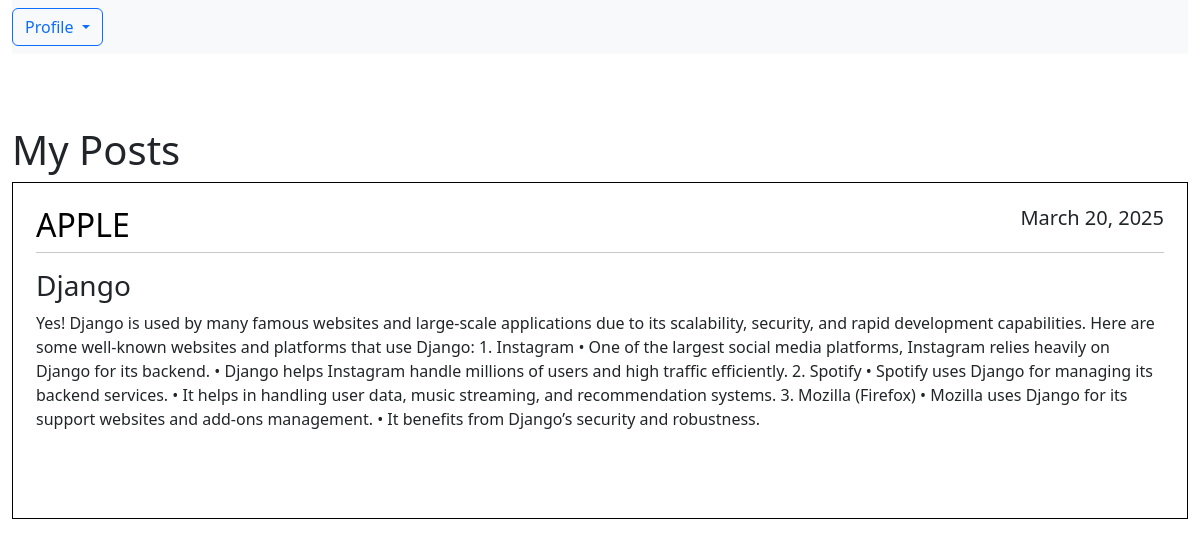
The page /mypost/ (signed in) on the database its author committed.
### blog/models.py (models this page shows, shortened)
class Posts(models.Model):
    title = models.CharField(max_length=100)
    content = models.TextField()
    date_posted = models.DateTimeField(default=timezone.now)
    author = models.ForeignKey(User,on_delete=models.CASCADE)

### blog/views.py (the view)
# urls.py: path('mypost/',views.myPost,name="mypost"),
def myPost(request):
    posts = Posts.objects.filter(author = request.user)
    context = {'posts':posts}
    return render(request,'blog/mypost.html',context)

### blog/templates/blog/mypost.html (shortened to what this page needs)
{% extends "blog/base.html" %}
{% block content %}
{% load static %}
<div class="container custom-container">
    <nav class="navbar navbar-expand-lg navbar-light bg-light w-100" >
        <div class="collapse navbar-collapse" id="navbarSupportedContent">
            <form class="form-inline my-2 my-lg-0">
                <div class="dropdown">
                    <button class="btn btn-outline-primary dropdown-toggle" type="button" id="dropdownMenuButton" data-bs-toggle="dropdown" aria-haspopup="true" aria-expanded="false">
                      Profile
                    </button>
                  </div>
            </form>
        </nav>
    </div>
    <br><br>
    <br>
    <div class="container custom-container" style="max-width: 1350px; ">
        <h1>My Posts </h1>
        {% for post in posts %}
        <article class="media content-section">
            <div class="media-body" style="border: 1px solid black; padding: 23px; margin-bottom: 10px;">
                <div class="article-metadata">
                    <h2 class="text-uppercase" style="text-align:left;float:left; color: #000000;">{{ post.author }}</h2>
                    <h5 style="text-align:right;float:right;">{{ post.date_posted|date:"F d, Y" }}</h5>
                    <hr style="clear:both;" />
                </div>
                <h3>{{ post.title }}</h3>
                <p class="article-content">{{ post.content }}</p>
                <br><br>
            </div>
        </article>
        {% endfor %}
    </div>
    {% endblock %}

### blog/templates/blog/base.html (style rules this page uses)
.custom-container { max-width: 1450px; }

### rows shown on the page
Posts: author "APPLE", date_posted "March 20, 2025", title "Django", content "Yes! Django is used by many famous websites and large-scale applications due to its scalability, security, and rapid development capabilities. Here are some well-known websites and platforms that use Django: 1. Instagram • One of the largest social media platforms, Instagram relies heavily on Django for its backend. • Django helps Instagram handle millions of users and high traffic efficiently. 2. Spotify • Spotify uses Django for managing its backend services. • It helps in handling user data, music streaming, and recommendation systems. 3. Mozilla (Firefox) • Mozilla uses Django for its support websites and add-ons management. • It benefits from Django’s security and robustness."
